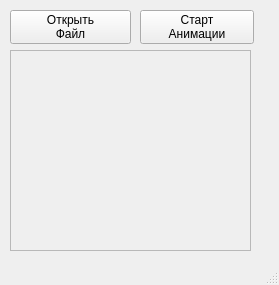
<?xml version="1.0" encoding="UTF-8"?>
<ui version="4.0">
 <class>MainWindow</class>
 <widget class="QMainWindow" name="MainWindow">
  <property name="geometry">
   <rect>
    <x>0</x>
    <y>0</y>
    <width>279</width>
    <height>285</height>
   </rect>
  </property>
  <property name="windowTitle">
   <string>MainWindow</string>
  </property>
  <property name="autoFillBackground">
   <bool>true</bool>
  </property>
  <widget class="QWidget" name="centralwidget">
   <widget class="QPushButton" name="StartAnimation">
    <property name="enabled">
     <bool>true</bool>
    </property>
    <property name="geometry">
     <rect>
      <x>140</x>
      <y>10</y>
      <width>114</width>
      <height>34</height>
     </rect>
    </property>
    <property name="cursor">
     <cursorShape>PointingHandCursor</cursorShape>
    </property>
    <property name="text">
     <string>Старт
Анимации</string>
    </property>
   </widget>
   <widget class="QPushButton" name="OpenFile">
    <property name="geometry">
     <rect>
      <x>10</x>
      <y>10</y>
      <width>121</width>
      <height>34</height>
     </rect>
    </property>
    <property name="cursor">
     <cursorShape>PointingHandCursor</cursorShape>
    </property>
    <property name="text">
     <string>Открыть
Файл</string>
    </property>
   </widget>
   <widget class="QFrame" name="frame">
    <property name="geometry">
     <rect>
      <x>10</x>
      <y>50</y>
      <width>241</width>
      <height>201</height>
     </rect>
    </property>
    <property name="frameShape">
     <enum>QFrame::StyledPanel</enum>
    </property>
    <property name="frameShadow">
     <enum>QFrame::Raised</enum>
    </property>
   </widget>
  </widget>
  <widget class="QStatusBar" name="statusbar"/>
 </widget>
 <resources/>
 <connections/>
</ui>
